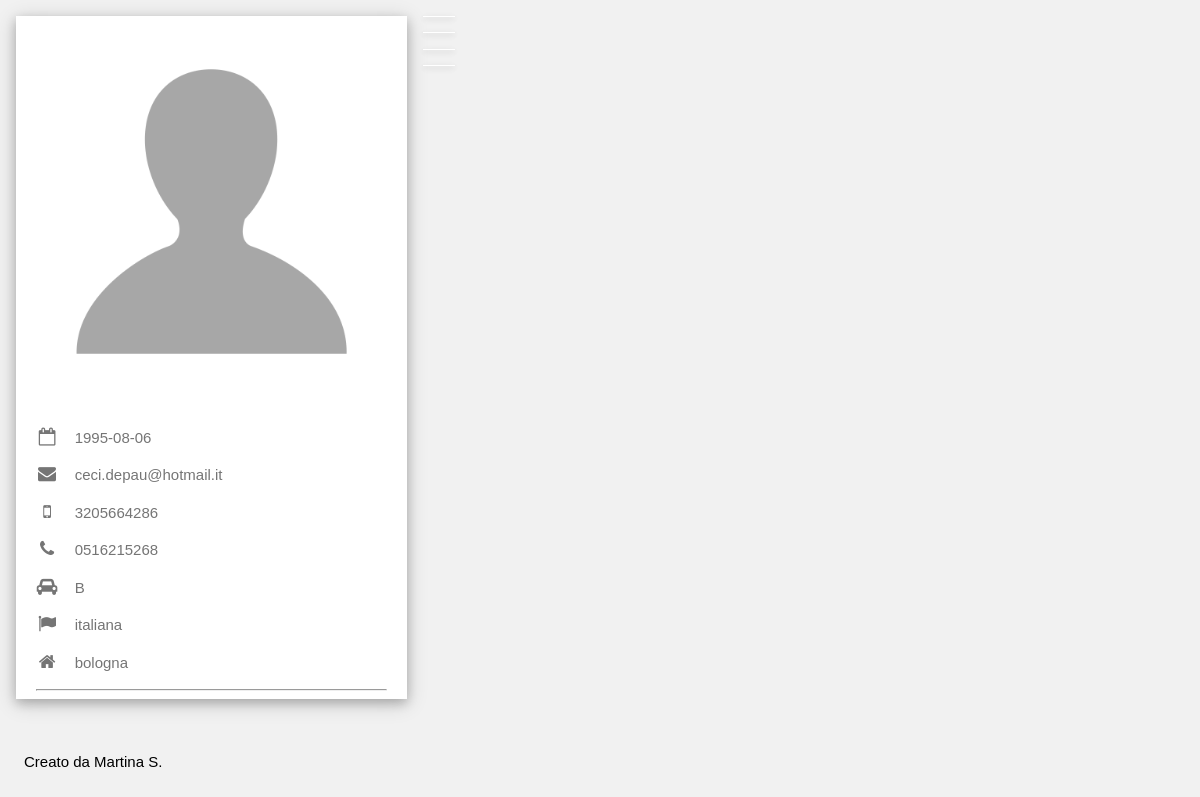
/_php/cv.php?id=e2b892d473e8adfff2cdcd08e1a824a5, run on the app's committed database.
### tables this page shows
CREATE TABLE IF NOT EXISTS `utenti` (
  `username` varchar(20) NOT NULL,
  `usernamemd5` varchar(40) DEFAULT NULL,
  `password` varchar(40) NOT NULL,
  `mail` varchar(40) NOT NULL,
  `nome` varchar(20) NOT NULL,
  `cognome` varchar(20) NOT NULL,
  `data` date NOT NULL,
  `luogo` varchar(30) NOT NULL,
  `sesso` varchar(15) NOT NULL,
  `nazionalita` varchar(20) NOT NULL,
  `numtel` varchar(15) NOT NULL,
  `numtel2` varchar(15) DEFAULT NULL,
  `patente` varchar(2) DEFAULT NULL,
  `foto` varchar(500) DEFAULT NULL,
  `aspirazioni` varchar(500) DEFAULT NULL,
  `hobby` varchar(500) DEFAULT NULL,
  `madre` varchar(20) NOT NULL DEFAULT 'Italiano',
  PRIMARY KEY (`username`),
  UNIQUE KEY `username` (`username`),
  UNIQUE KEY `mail` (`mail`),
  UNIQUE KEY `username_2` (`username`,`mail`)
);

### _php/cv.php (the view, shortened to what this page needs)
<?php
	$usernamemd5=$_GET['id'];
	require_once('Connessione.php');
	$query=$conn->prepare("SELECT * FROM utenti WHERE (usernamemd5 ='$usernamemd5')");
	$query->execute();
	$queryresult=$query->fetch(PDO::FETCH_OBJ);
	$mail=$queryresult->mail;
	$luogo=$queryresult->luogo;
	$nazionalita=$queryresult->nazionalita;
	$numtel=$queryresult->numtel;
	$numtel2=$queryresult->numtel2;
	$patente=$queryresult->patente;
	$data=$queryresult->data;
	$foto=$queryresult->foto;
 ?>
<html>
	<head>
		<link rel="stylesheet" type="text/css" href="../_css/stylesheet_cv.css">
		<link rel="stylesheet" href="https://cdnjs.cloudflare.com/ajax/libs/font-awesome/4.7.0/css/font-awesome.min.css">
	</head>
	<body>
		<div class="container" style="max-width:1400px;">
			<div class="sinistra">
				<div class="sinistrainterno">
					<div class="foto">
						<?php
							echo '<img src="';
							echo $foto;
							echo '"style="width:100%"';
							echo 'alt="';
							echo $foto;
							echo '"style="width:100%">';
						?>
						<div class="nome">
							<?php
								echo '<h2>';
								echo '</h2>';
							?>
						</div>
					</div>
					<SINISTRA - INFO-->
					<div class="sinistragiu">
						<p><i class="fa fa-calendar-o fa-fw "></i><?php echo $data;?></p>
						<p><i class="fa fa-envelope fa-fw"></i><?php echo $mail;?></p>
						<p><i class="fa fa-mobile fa-fw"></i><?php echo $numtel;?></p>
						<?php
							if(strlen ($numtel2)!="null"){
								echo '<p><i class="fa fa-phone fa-fw "></i>';
								echo $numtel2;
								echo '</p>';
							}
							if(strlen ($patente)!="null"){
								echo '<p><i class="fa fa-car fa-fw "></i>';
								echo $patente;
								echo '</p>';
							}
						?>
						<p><i class="fa fa-flag fa-fw"></i><?php echo $nazionalita;?></p>
						<p><i class="fa fa-home fa-fw "></i><?php echo $luogo;?></p>
						<hr>
					</div>
				</div>
			</div>
			<div class="destra">
			</div>
		</div>
		<p class="copyright"> Creato da Martina S. </p><br>
	</body>
</html>

### _css/stylesheet_cv.css (style rules this page uses)
body, h1, p { font-family: "Raleway", sans-serif; }
*, *:before, *:after { box-sizing: inherit; }
h1, h2, h3, h4, h5, h6 { font-family: "Raleway", sans-serif; font-weight: 400; margin: 10px 0; }
body, html { height: auto; color: #000 !important; background-color: #f1f1f1 !important; font-size: 15px; line-height: 1.5; display: block; margin: 0px; }
i { margin-right: 16px !important; font-size: 18px !important; }
.container { max-width: 60%; margin: auto !important; margin-top: 16px !important; padding: 0 8px; box-sizing: inherit; margin: auto; height: auto; }
.sinistra { color: #757575 !important; float: left; width: 100%; width: 33%; padding: 0 8px; margin-bottom: 16px; }
.foto { position: relative; display: block; }
.sinistrainterno { background-color: #fff !important; color: #757575 !important; box-shadow: 0 4px 10px 0 rgba(0,0,0,0.2),0 4px 20px 0 rgba(0,0,0,0.19); height: auto; }
.nome { position: absolute; left: 0; bottom: 0; content: ""; display: table; clear: both; padding: 0.01em 16px; color: white !important; }
.sinistragiu { content: ""; display: table; clear: both; padding: 0.01em 16px; width: auto; width: 90%; margin: auto; margin-top: 20px; }
.destra { float: left; width: 100%; width: 59%; padding: 0 8px; }
.copyright { position: fixed; left: 0; bottom: 0; padding: 12px 24px !important; }

### data on the page
utenti: foto (picture), data "1995-08-06", mail "ceci.depau@hotmail.it", numtel "3205664286", numtel2 "0516215268", patente "B", nazionalita "italiana", luogo "bologna"
